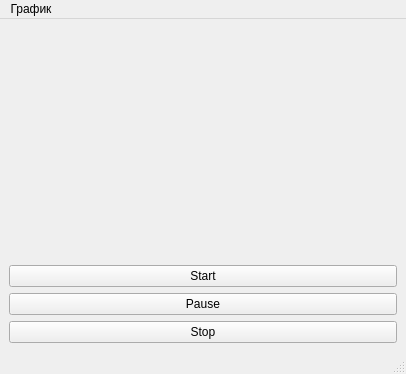
<?xml version="1.0" encoding="UTF-8"?>
<ui version="4.0">
 <class>MainWindow</class>
 <widget class="QMainWindow" name="MainWindow">
  <property name="geometry">
   <rect>
    <x>0</x>
    <y>0</y>
    <width>406</width>
    <height>374</height>
   </rect>
  </property>
  <property name="windowTitle">
   <string>MainWindow</string>
  </property>
  <widget class="QWidget" name="centralwidget">
   <layout class="QVBoxLayout" name="verticalLayout_2">
    <item>
     <widget class="QCustomPlot" name="widget" native="true"/>
    </item>
    <item>
     <layout class="QVBoxLayout" name="verticalLayout">
      <item>
       <widget class="QPushButton" name="StartButton">
        <property name="text">
         <string>Start</string>
        </property>
       </widget>
      </item>
      <item>
       <widget class="QPushButton" name="PauseButton">
        <property name="text">
         <string>Pause</string>
        </property>
       </widget>
      </item>
      <item>
       <widget class="QPushButton" name="StopButton">
        <property name="text">
         <string>Stop</string>
        </property>
       </widget>
      </item>
     </layout>
    </item>
   </layout>
  </widget>
  <widget class="QMenuBar" name="menubar">
   <property name="geometry">
    <rect>
     <x>0</x>
     <y>0</y>
     <width>406</width>
     <height>21</height>
    </rect>
   </property>
   <widget class="QMenu" name="menu">
    <property name="title">
     <string>График</string>
    </property>
   </widget>
   <addaction name="menu"/>
  </widget>
  <widget class="QStatusBar" name="statusbar"/>
 </widget>
 <customwidgets>
  <customwidget>
   <class>QCustomPlot</class>
   <extends>QWidget</extends>
   <header>qcustomplot.h</header>
   <container>1</container>
  </customwidget>
 </customwidgets>
 <resources/>
 <connections/>
</ui>
